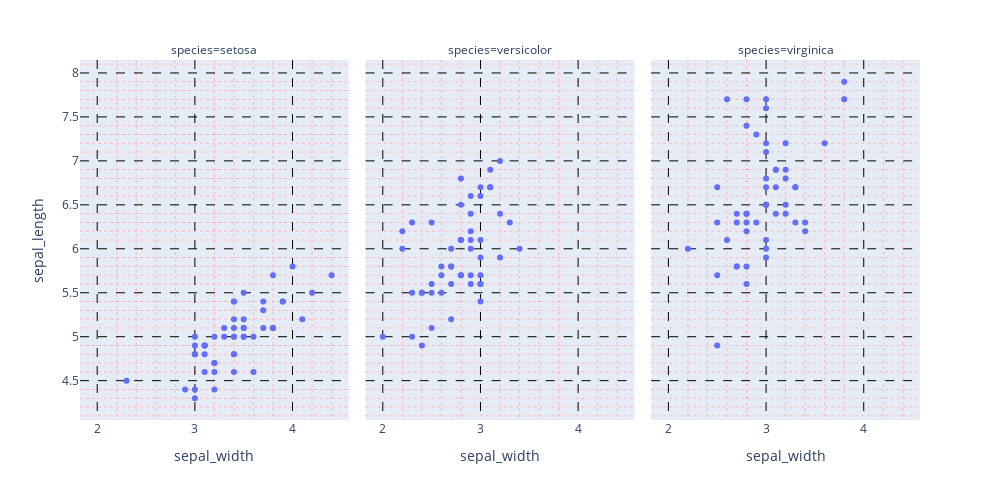

This figure's notebook cell:
### Markdown cell above
2. 그리드 스타일 편집

```py
# 그리드 스타일 편집
fig.update_xaxes(gridwidth="두께", gridcolor="색상", griddash="그리드 모양")
fig.update_yaxes(gridwidth="두께", gridcolor="색상", griddash="그리드 모양")

# minor 그리드 스타일 편집
fig.update_xaxes(minor_gridwidth="두께", minor_gridcolor="색상", minor_griddash="그리드 모양")
fig.update_yaxes(minor_gridwidth="두께", minor_gridcolor="색상", minor_griddash="그리드 모양")
```

`[options]`
- gridwidth : 그리드 두께 설정
- gridcolor : 그리드 색상 설정
- griddash : {"solid", "dot", "dash", "longdash", "dashdot", "longdashdot"} = 그리드 스타일 선택
- minor_gridwidth : minor 그리드 두께 설정
- minor_gridcolor : minor 그리드 색상 설정
- minor_griddash : {"solid", "dot", "dash", "longdash", "dashdot", "longdashdot"} = minor 그리드 스타일 선택

### Code cell
df = px.data.iris()

fig = px.scatter(df, x="sepal_width", y="sepal_length", facet_col="species")

# 그리드/minor 그리드 시각화
fig.update_xaxes(minor_showgrid=True, griddash="dash", gridcolor="black", minor_griddash="dot", minor_gridcolor="LightPink")
fig.update_yaxes(minor_showgrid=True, griddash="dash", gridcolor="black", minor_griddash="dot", minor_gridcolor="LightPink")
fig.update_layout(width=1000, height=500)

fig.show()

### Figure 1 — Plotly figure (JSON) as saved in the notebook; plotly's stock layout.template omitted (floating-point values rounded to 4 significant figures)
{"data": [{"hovertemplate": "species=setosa<br>sepal_width=%{x}<br>sepal_length=%{y}<extra></extra>", "legendgroup": "", "marker": {"color": "#636efa", "symbol": "circle"}, "mode": "markers", "name": "", "orientation": "v", "showlegend": false, "type": "scatter", "x": [3.5, 3, 3.2, 3.1, 3.6, 3.9, 3.4, 3.4, 2.9, 3.1, 3.7, 3.4, 3, 3, 4, 4.4, 3.9, 3.5, 3.8, 3.8, 3.4, 3.7, 3.6, 3.3, 3.4, 3, 3.4, 3.5, 3.4, 3.2, 3.1, 3.4, 4.1, 4.2, 3.1, 3.2, 3.5, 3.1, 3, 3.4, 3.5, 2.3, 3.2, 3.5, 3.8, 3, 3.8, 3.2, 3.7, 3.3], "xaxis": "x", "y": [5.1, 4.9, 4.7, 4.6, 5, 5.4, 4.6, 5, 4.4, 4.9, 5.4, 4.8, 4.8, 4.3, 5.8, 5.7, 5.4, 5.1, 5.7, 5.1, 5.4, 5.1, 4.6, 5.1, 4.8, 5, 5, 5.2, 5.2, 4.7, 4.8, 5.4, 5.2, 5.5, 4.9, 5, 5.5, 4.9, 4.4, 5.1, 5, 4.5, 4.4, 5, 5.1, 4.8, 5.1, 4.6, 5.3, 5], "yaxis": "y"}, {"hovertemplate": "species=versicolor<br>sepal_width=%{x}<br>sepal_length=%{y}<extra></extra>", "legendgroup": "", "marker": {"color": "#636efa", "symbol": "circle"}, "mode": "markers", "name": "", "orientation": "v", "showlegend": false, "type": "scatter", "x": [3.2, 3.2, 3.1, 2.3, 2.8, 2.8, 3.3, 2.4, 2.9, 2.7, 2, 3, 2.2, 2.9, 2.9, 3.1, 3, 2.7, 2.2, 2.5, 3.2, 2.8, 2.5, 2.8, 2.9, 3, 2.8, 3, 2.9, 2.6, 2.4, 2.4, 2.7, 2.7, 3, 3.4, 3.1, 2.3, 3, 2.5, 2.6, 3, 2.6, 2.3, 2.7, 3, 2.9, 2.9, 2.5, 2.8], "xaxis": "x2", "y": [7, 6.4, 6.9, 5.5, 6.5, 5.7, 6.3, 4.9, 6.6, 5.2, 5, 5.9, 6, 6.1, 5.6, 6.7, 5.6, 5.8, 6.2, 5.6, 5.9, 6.1, 6.3, 6.1, 6.4, 6.6, 6.8, 6.7, 6, 5.7, 5.5, 5.5, 5.8, 6, 5.4, 6, 6.7, 6.3, 5.6, 5.5, 5.5, 6.1, 5.8, 5, 5.6, 5.7, 5.7, 6.2, 5.1, 5.7], "yaxis": "y2"}, {"hovertemplate": "species=virginica<br>sepal_width=%{x}<br>sepal_length=%{y}<extra></extra>", "legendgroup": "", "marker": {"color": "#636efa", "symbol": "circle"}, "mode": "markers", "name": "", "orientation": "v", "showlegend": false, "type": "scatter", "x": [3.3, 2.7, 3, 2.9, 3, 3, 2.5, 2.9, 2.5, 3.6, 3.2, 2.7, 3, 2.5, 2.8, 3.2, 3, 3.8, 2.6, 2.2, 3.2, 2.8, 2.8, 2.7, 3.3, 3.2, 2.8, 3, 2.8, 3, 2.8, 3.8, 2.8, 2.8, 2.6, 3, 3.4, 3.1, 3, 3.1, 3.1, 3.1, 2.7, 3.2, 3.3, 3, 2.5, 3, 3.4, 3], "xaxis": "x3", "y": [6.3, 5.8, 7.1, 6.3, 6.5, 7.6, 4.9, 7.3, 6.7, 7.2, 6.5, 6.4, 6.8, 5.7, 5.8, 6.4, 6.5, 7.7, 7.7, 6, 6.9, 5.6, 7.7, 6.3, 6.7, 7.2, 6.2, 6.1, 6.4, 7.2, 7.4, 7.9, 6.4, 6.3, 6.1, 7.7, 6.3, 6.4, 6, 6.9, 6.7, 6.9, 5.8, 6.8, 6.7, 6.7, 6.3, 6.5, 6.2, 5.9], "yaxis": "y3"}], "layout": {"annotations": [{"font": {}, "showarrow": false, "text": "species=setosa", "x": 0.16, "xanchor": "center", "xref": "paper", "y": 1, "yanchor": "bottom", "yref": "paper"}, {"font": {}, "showarrow": false, "text": "species=versicolor", "x": 0.5, "xanchor": "center", "xref": "paper", "y": 1, "yanchor": "bottom", "yref": "paper"}, {"font": {}, "showarrow": false, "text": "species=virginica", "x": 0.84, "xanchor": "center", "xref": "paper", "y": 1, "yanchor": "bottom", "yref": "paper"}], "height": 500, "legend": {"tracegroupgap": 0}, "margin": {"t": 60}, "width": 1000, "xaxis": {"anchor": "y", "domain": [0, 0.32], "gridcolor": "black", "griddash": "dash", "minor": {"gridcolor": "LightPink", "griddash": "dot", "showgrid": true}, "title": {"text": "sepal_width"}}, "xaxis2": {"anchor": "y2", "domain": [0.34, 0.66], "gridcolor": "black", "griddash": "dash", "matches": "x", "minor": {"gridcolor": "LightPink", "griddash": "dot", "showgrid": true}, "title": {"text": "sepal_width"}}, "xaxis3": {"anchor": "y3", "domain": [0.68, 1.0], "gridcolor": "black", "griddash": "dash", "matches": "x", "minor": {"gridcolor": "LightPink", "griddash": "dot", "showgrid": true}, "title": {"text": "sepal_width"}}, "yaxis": {"anchor": "x", "domain": [0, 1], "gridcolor": "black", "griddash": "dash", "minor": {"gridcolor": "LightPink", "griddash": "dot", "showgrid": true}, "title": {"text": "sepal_length"}}, "yaxis2": {"anchor": "x2", "domain": [0, 1], "gridcolor": "black", "griddash": "dash", "matches": "y", "minor": {"gridcolor": "LightPink", "griddash": "dot", "showgrid": true}, "showticklabels": false}, "yaxis3": {"anchor": "x3", "domain": [0, 1], "gridcolor": "black", "griddash": "dash", "matches": "y", "minor": {"gridcolor": "LightPink", "griddash": "dot", "showgrid": true}, "showticklabels": false}}}
